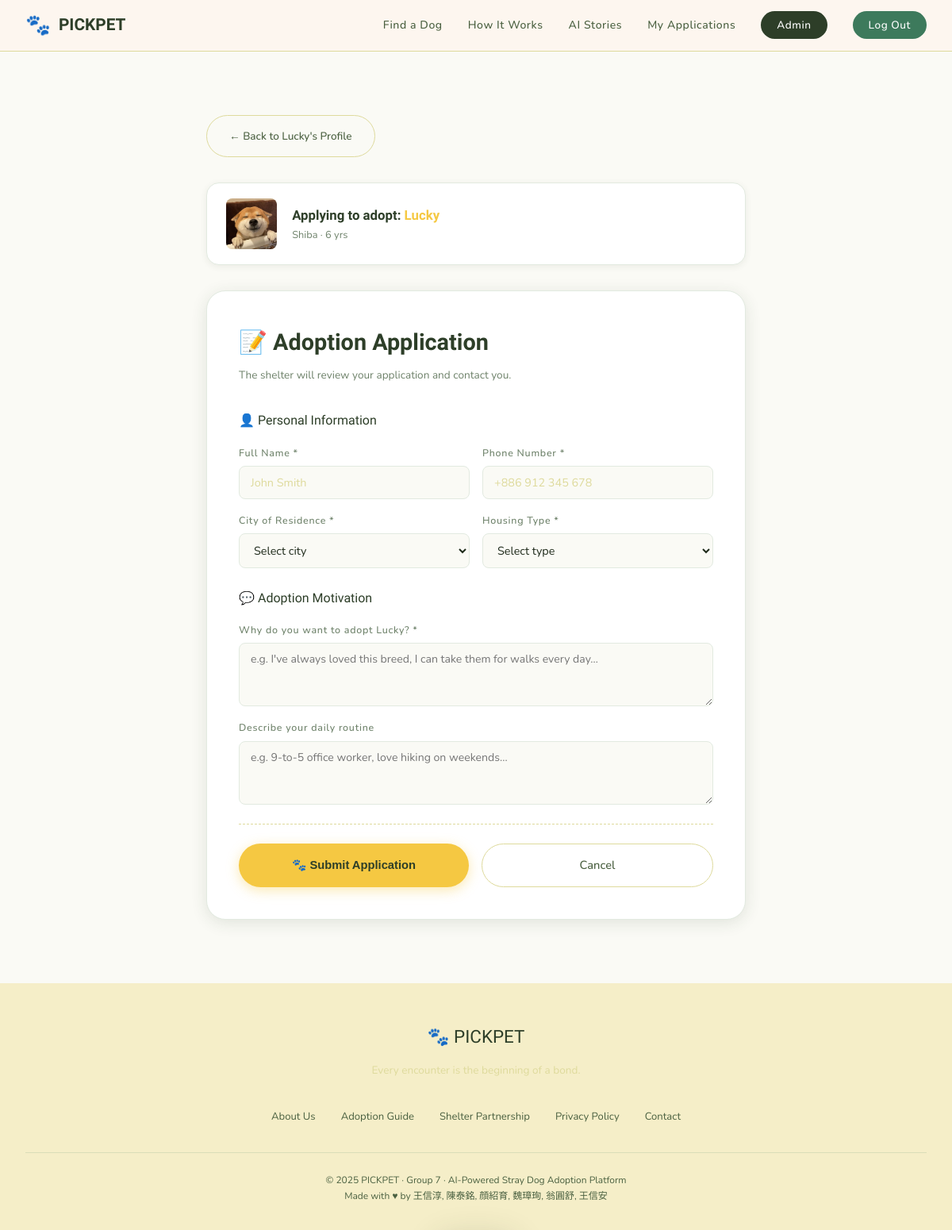
Page /apply/41 (signed in) on the committed database.
### tables this page shows
CREATE TABLE Dog (
    Dog_ID INTEGER PRIMARY KEY,
    Shelter_ID INTEGER NOT NULL,
    Name TEXT NOT NULL,
    Gender TEXT CHECK (Gender IN ('Male', 'Female', 'Unknown')),
    Age INTEGER CHECK (Age >= 0),
    Breed TEXT,
    Image_URL TEXT, Description TEXT,
    FOREIGN KEY (Shelter_ID) REFERENCES Shelter(Shelter_ID)
);

### app/applications/routes.py (the view, shortened to what this page needs)
@applications_bp.route('/apply/<int:dog_id>', methods=['GET', 'POST'])
@login_required
def apply(dog_id):
    dog = Dog.get_by_id(dog_id)
    if not dog:
        return redirect(url_for('dogs.list_dogs'))
    user_id = session['user_id']
    if Application.already_applied(user_id, dog_id):
        flash(f'You have already applied for {dog.name}.', 'info')
        return redirect(url_for('applications.my_applications'))
    return render_template('applications/apply.html', dog=dog)

### app/auth/utils.py (called while the page is built)
def login_required(f):
    @wraps(f)
    def decorated_function(*args, **kwargs):
        if not session.get('user_id'):
            flash("Please log in first.", "error")
            return redirect(url_for('auth.login', next=request.full_path))
        return f(*args, **kwargs)
    return decorated_function

### app/database.py (called while the page is built)
def get_db():
    if "db" not in g:
        g.db = sqlite3.connect(current_app.config["DATABASE"])
        g.db.row_factory = sqlite3.Row # We can access columns by name
    return g.db

### app/models/application.py (called while the page is built)
    @staticmethod
    def count_unseen_updates(user_id):
        db = get_db()
        return db.execute(
            """
            SELECT COUNT(*)
            FROM Application
            WHERE User_ID = ? AND Seen = 0 AND Status != ?
            """,
            (user_id, STATUS_PENDING),
        ).fetchone()[0]

    @staticmethod
    def already_applied(user_id, dog_id):
        db = get_db()
        row = db.execute(
            """
            SELECT App_ID
            FROM Application
            WHERE User_ID = ? AND Dog_ID = ?
            """,
            (user_id, dog_id),
        ).fetchone()
        return row is not None

### app/models/dog.py (called while the page is built)
    def _derive_city(self):
        source = ""
        if self.shelter:
            source = f"{self.shelter.name} {self.shelter.location}".lower()
        if "taipei" in source:
            return "Taipei"
        if "new taipei" in source:
            return "New Taipei"
        if "taichung" in source:
            return "Taichung"
        if "tainan" in source:
            return "Tainan"
        if "kaohsiung" in source:
            return "Kaohsiung"
        return "Unknown"

    def _derive_size(self):
        breed = self.breed.lower()
        if any(keyword in breed for keyword in SMALL_BREEDS):
            return "Small"
        if any(keyword in breed for keyword in LARGE_BREEDS):
            return "Large"
        return "Medium"

    def _derive_tags(self):
        tags = [self.size, self.gender]
        if self.raw_age < 1:
            tags.append("Puppy")
        elif self.raw_age >= 8:
            tags.append("Senior")
        if self.availability != "Available":
            tags.append(self.availability)
        return tags

    @staticmethod
    def _base_query():
        return """
            SELECT Dog_ID, Shelter_ID, Name, Gender, Age, Breed, Image_URL,
                   Description, Availability
            FROM Dog_With_Status
        """

### app/templates/applications/apply.html (shortened to what this page needs)
{% extends 'base.html' %}
{% block content %}
<div class="section">
  <div class="section-inner" style="max-width:680px;">
    <a href="{{ url_for('dogs.dog_detail', dog_id=dog.id) }}" class="btn-secondary"
       style="display:inline-flex;margin-bottom:2rem;font-size:0.85rem;">
      ← Back to {{ dog.name }}'s Profile
    </a>
    <div style="display:flex;align-items:center;gap:1.2rem;background:var(--warm-white);
                border-radius:var(--radius-md);padding:1.2rem 1.5rem;margin-bottom:2rem;
                box-shadow:var(--shadow-sm);border:1px solid var(--light-gray);">
      <div style="width:64px;height:64px;background:var(--sand);border-radius:var(--radius-sm);
                  overflow:hidden;flex-shrink:0;display:flex;align-items:center;justify-content:center;font-size:2rem;">
        {% if dog.image_url %}
          <img src="{{ dog.image_url }}" style="width:100%;height:100%;object-fit:cover;"/>
        {% else %}🐶{% endif %}
      </div>
      <div>
        <p style="font-family:var(--font-serif);font-weight:700;color:var(--dark-brown);font-size:1.05rem;">
          Applying to adopt: <span style="color:var(--terracotta);">{{ dog.name }}</span>
        </p>
        <p style="font-size:0.8rem;color:var(--gray);">{{ dog.breed }} · {{ dog.age }}</p>
      </div>
    </div>
    <div style="background:var(--warm-white);border-radius:var(--radius-lg);padding:2.5rem;
                box-shadow:var(--shadow-md);border:1px solid var(--light-gray);">
      <h1 style="font-family:var(--font-serif);font-size:1.8rem;color:var(--dark-brown);margin-bottom:0.3rem;">
        📝 Adoption Application
      </h1>
      <p style="color:var(--gray);font-size:0.85rem;margin-bottom:2rem;">
        The shelter will review your application and contact you.
      </p>
      <form method="POST" action="{{ url_for('applications.apply', dog_id=dog.id) }}">
        <p class="form-section-title">👤 Personal Information</p>
        <div class="form-row">
          <div class="form-group">
            <label class="form-label">Full Name *</label>
            <input class="form-input" type="text" name="full_name" placeholder="John Smith" required/>
          </div>
          <div class="form-group">
            <label class="form-label">Phone Number *</label>
            <input class="form-input" type="tel" name="phone" placeholder="+886 912 345 678" required/>
          </div>
        </div>
        <div class="form-row">
          <div class="form-group">
            <label class="form-label">City of Residence *</label>
            <select class="form-select" name="city" required>
              <option value="">Select city</option>
            </select>
          </div>
          <div class="form-group">
            <label class="form-label">Housing Type *</label>
            <select class="form-select" name="house_type" required>
              <option value="">Select type</option>
            </select>
          </div>
        </div>
        <p class="form-section-title">💬 Adoption Motivation</p>
        <div class="form-full">
          <div class="form-group">
            <label class="form-label">Why do you want to adopt {{ dog.name }}? *</label>
            <textarea class="form-textarea" name="reason" required
              placeholder="e.g. I've always loved this breed, I can take them for walks every day…"></textarea>
          </div>
        </div>
        <div class="form-full">
          <div class="form-group">
            <label class="form-label">Describe your daily routine</label>
            <textarea class="form-textarea" name="lifestyle"
              placeholder="e.g. 9-to-5 office worker, love hiking on weekends…"></textarea>
          </div>
        </div>
        <hr class="divider"/>
        <div style="display:flex;gap:1rem;">
          <button type="submit" class="btn-primary" style="flex:1;justify-content:center;">
            🐾 Submit Application
          </button>
          <a href="{{ url_for('dogs.dog_detail', dog_id=dog.id) }}" class="btn-secondary"
             style="flex:1;justify-content:center;">Cancel</a>
        </div>
      </form>
    </div>
  </div>
</div>
{% endblock %}

### app/static/css/style.css (style rules this page uses)
:root { --cream: #FAFAF5; --warm-white: #FFFFFF; --sand: #F4F0D8; --tan: #DEDA9C; --brown: #4A6040; --dark-brown: #2D3E28; --ink: #1E2A1A; --gray: #6E826A; --light-gray: #E2EAE0; --terracotta: #F5C842; --sage: #3D7A5C; --muted-sage: #A8CBB8; --sky-blue: #6AAFD6; --pale-blue: #D6EDF8; --sakura: #F2A8B8; --pale-sakura: #FDE8EE; --pale-yellow: #FBF5CC; --font-serif: 'Nerko One', cursive; --font-sans: 'Nunito', sans-serif; --radius-sm: 8px; --radius-md: 16px; --radius-lg: 24px; --radius-xl: 40px; --shadow-sm: 0 2px 8px rgba(45,62,40,0.08); --shadow-md: 0 4px 20px rgba(45,62,40,0.12); --shadow-lg: 0 8px 40px rgba(45,62,40,0.16); }
* { margin: 0; padding: 0; box-sizing: border-box; }
html { scroll-behavior: smooth; }
body { font-family: var(--font-sans); background-color: var(--cream); color: var(--ink); line-height: 1.7; overflow-x: hidden; }
.btn-primary { display: inline-flex; align-items: center; gap: 8px; background: var(--terracotta); color: var(--dark-brown); padding: 14px 28px; border-radius: var(--radius-xl); font-size: 0.92rem; font-weight: 700; text-decoration: none; border: none; cursor: pointer; transition: all 0.25s ease; box-shadow: 0 4px 16px rgba(245,200,66,0.4); }
.btn-secondary { display: inline-flex; align-items: center; gap: 8px; background: transparent; color: var(--brown); padding: 14px 28px; border-radius: var(--radius-xl); font-size: 0.92rem; font-weight: 500; text-decoration: none; border: 1.5px solid var(--tan); cursor: pointer; transition: all 0.25s ease; }
.section { padding: 5rem 2rem; }
.section-inner { max-width: 1200px; margin: 0 auto; }
.form-group { display: flex; flex-direction: column; gap: 6px; }
.form-label { font-size: 0.78rem; font-weight: 500; color: var(--gray); letter-spacing: 0.06em; }
.form-input, .form-select { background: var(--cream); border: 1.5px solid var(--light-gray); border-radius: var(--radius-sm); padding: 10px 14px; font-family: var(--font-sans); font-size: 0.9rem; color: var(--ink); outline: none; transition: border-color 0.2s; width: 100%; }
.form-input::placeholder { color: var(--tan); }
.form-section-title { font-family: var(--font-serif); font-size: 1rem; color: var(--dark-brown); margin: 1.5rem 0 1rem; display: flex; align-items: center; gap: 8px; }
.form-row { display: grid; grid-template-columns: 1fr 1fr; gap: 1rem; margin-bottom: 1rem; }
.form-full { margin-bottom: 1rem; }
.form-textarea { background: var(--cream); border: 1.5px solid var(--light-gray); border-radius: var(--radius-sm); padding: 10px 14px; font-family: var(--font-sans); font-size: 0.88rem; color: var(--ink); outline: none; width: 100%; resize: vertical; min-height: 80px; transition: border-color 0.2s; }
.divider { border: none; border-top: 1px dashed var(--tan); margin: 1.5rem 0; }
.btn-primary, .btn-secondary { transition: background 0.18s, color 0.18s, border-color 0.18s, transform 0.12s ease, box-shadow 0.18s; }

### rows in the picture
Dog: name "Lucky", image_url (picture), breed "Shiba"

### other values in the picture
{{ dog.age }} "6 yrs"
